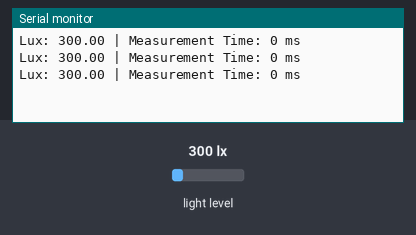
Bench run of a sketch on a simulated Arduino Uno, built with avr-gcc and run on an emulated ATmega328P. On the bench: the last lines printed to the serial monitor. The test bench sets the inputs (shaded band); at power-on: light level 300 lx.

Above: at 1.3 s.
1.4 s: light level set to 40 lx
At 1.9 s:
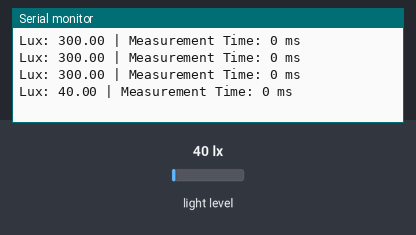
2.9 s: light level set to 500 lx
At 3.4 s:
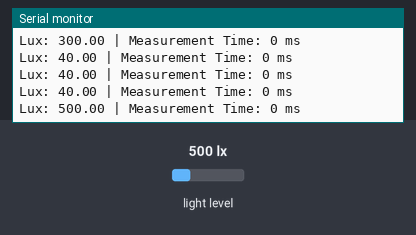
Timing chart, 0 to 5.9 s (numbered marks = the images above; inputs shaded):
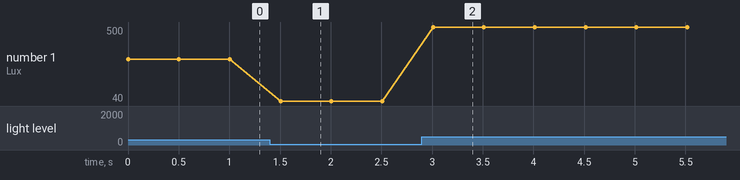

The sketch:

SampleTime.ino
```cpp
#include <Wire.h>
#include <BH1750.h>

BH1750 lightMeter;

void setup() {
  Serial.begin(9600);         // Bật giao tiếp Serial
  Wire.begin();               // Khởi tạo giao tiếp I2C
  lightMeter.begin();         // Khởi động cảm biến BH1750
}

void loop() {
  // Chuyển sang chế độ đo One-Time High Resolution Mode
  //lightMeter.setMTreg(31);
  lightMeter.configure(BH1750::ONE_TIME_HIGH_RES_MODE);

  unsigned long startTime = millis();  // Ghi lại thời gian bắt đầu phép đo

  // Chờ cảm biến hoàn thành phép đo (theo thời gian mặc định là 120ms)
  while (!lightMeter.measurementReady()) {
    delay(1);
  }

  unsigned long endTime = millis();    // Ghi lại thời gian khi nhận được kết quả

  // Đọc giá trị ánh sáng từ cảm biến
  float lux = lightMeter.readLightLevel();

  // Tính toán thời gian đo
  unsigned long measurementTime = endTime - startTime;

  // In kết quả ra Serial Monitor
  Serial.print("Lux: ");
  Serial.print(lux);
  Serial.print(" | Measurement Time: ");
  Serial.print(measurementTime);
  Serial.println(" ms");

  delay(500);
}
```

Measured:
- after the input at 1.4 s, the serial monitor: prints a new line after 0.11 s (image 1)
- after the input at 2.9 s, the serial monitor: prints a new line after 0.11 s (image 2)
- plotted number 1: 300 → 40 after the input at 1.4 s, 40 → 500 after the input at 2.9 s
